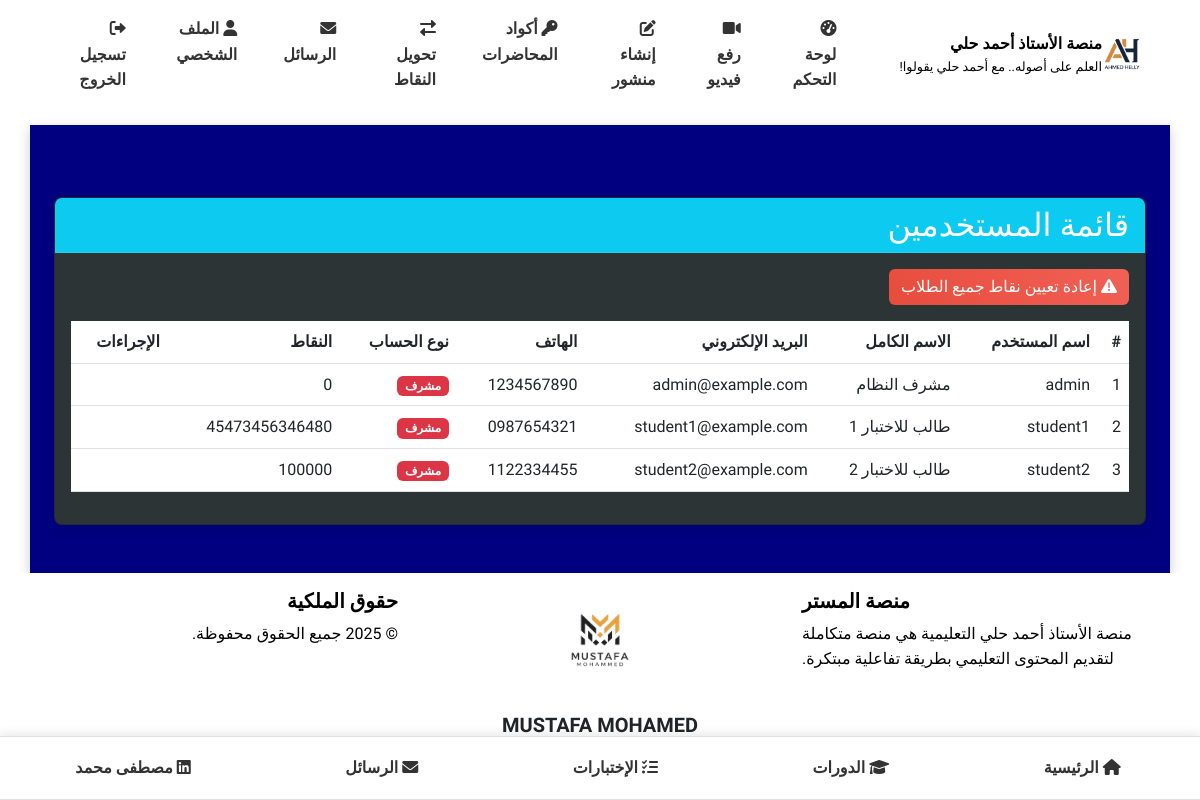
Page /admin/users_list (signed in) on the earlier database version.
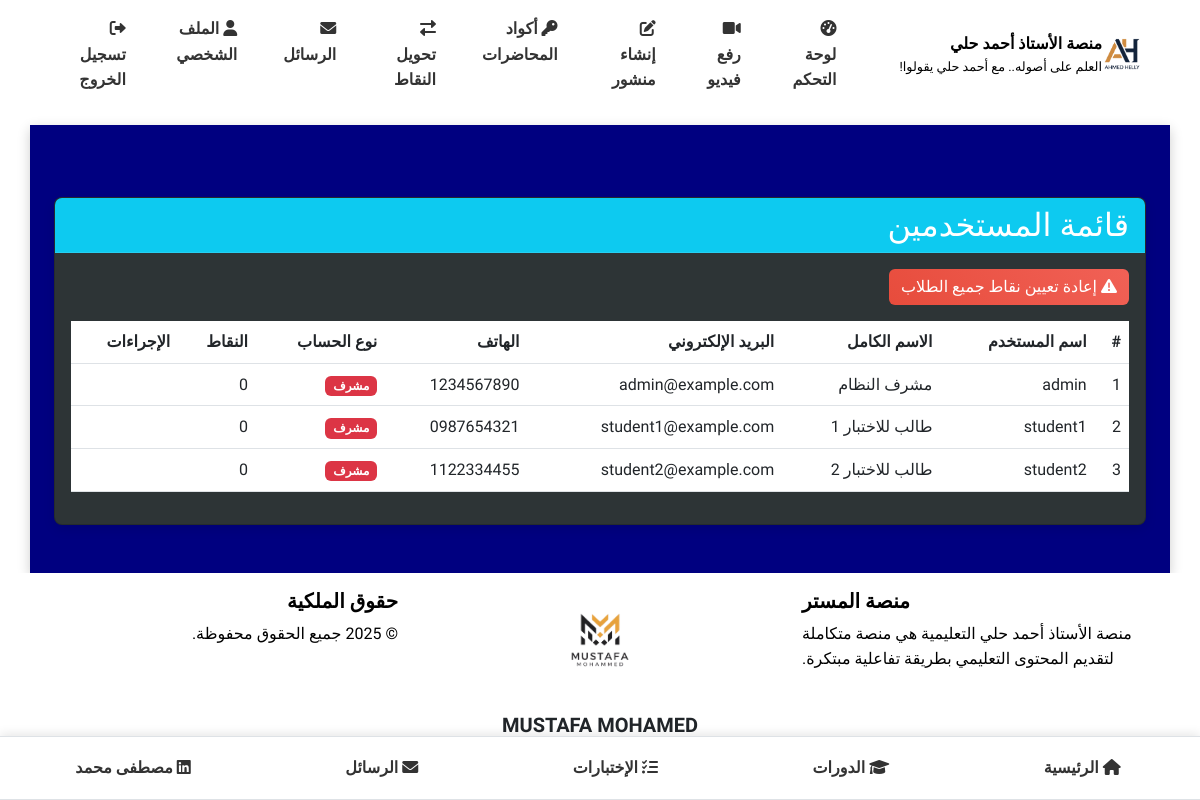
Same page on the later database version.
### models.py (models this page shows, shortened)
class User(UserMixin, db.Model):
    __tablename__ = 'users'
    id = db.Column(db.Integer, primary_key=True)
    username = db.Column(db.String(64), unique=True, nullable=False)
    full_name = db.Column(db.String(100), nullable=True)  # الاسم الثلاثي
    email = db.Column(db.String(100), nullable=True)  # البريد الإلكتروني للاستعادة
    phone = db.Column(db.String(20), nullable=True)   # رقم الهاتف للاستعادة
    password_hash = db.Column(db.String(256), nullable=False)
    role = db.Column(db.String(20), nullable=False)  # 'admin' or 'student'
    points = db.Column(db.Integer, default=0)  # نقاط المحفظة
    reset_token = db.Column(db.String(100), nullable=True)  # رمز استعادة كلمة المرور
    reset_token_expiry = db.Column(db.DateTime, nullable=True)  # تاريخ انتهاء صلاحية الرمز
    created_at = db.Column(db.DateTime, default=datetime.utcnow)  # تاريخ إنشاء الحساب
    videos = db.relationship('Video', backref='uploader', lazy='dynamic')
    comments = db.relationship('Comment', backref='author', lazy='dynamic')
    posts = db.relationship('Post', backref='author', lazy='dynamic')
    video_views = db.relationship('VideoView', backref='viewer', lazy='dynamic')
    def is_admin(self):
        return self.role == 'admin'

### routes.py (the view)
@admin_bp.route('/users_list')
@login_required
def users_list():
    if not current_user.is_admin():
        abort(403)
    users = User.query.all()
    print("\nقائمة المستخدمين:")
    print("================")
    for user in users:
        print(f"اسم المستخدم: {user.username}")
        print(f"الاسم الكامل: {user.full_name}")
        print(f"نوع المستخدم: {'مشرف' if user.role == 'admin' else 'طالب'}")
        print("----------------")
    return render_template('admin/users_list.html', users=users)

### app.py (called while the page is built)
    @login_manager.user_loader
    def load_user(user_id):
        return User.query.get(int(user_id))

### routes.py (called while the page is built)
@app.context_processor
def inject_now():
    return {'now': datetime.now()}

### templates/admin/users_list.html (shortened to what this page needs)
{% extends 'base.html' %}
{% block content %}
<div class="container mt-5 text-right">
    <div class="row">
        <div class="col-md-12">
            <div class="card mb-4">
                <div class="card-header bg-info text-white">
                    <h2 class="mb-0">قائمة المستخدمين</h2>
                </div>
                <div class="card-body">
                    <div class="mb-3">
                        <a href="{{ url_for('admin.reset_all_points') }}" class="btn btn-danger" onclick="return confirm('هل أنت متأكد من إعادة تعيين نقاط جميع الطلاب إلى صفر؟');">
                            <i class="fa fa-warning"></i> إعادة تعيين نقاط جميع الطلاب
                        </a>
                    </div>
                    <div class="table-responsive">
                        <table class="table table-hover">
                            <thead class="thead-light">
                                <tr>
                                    <th>#</th>
                                    <th>اسم المستخدم</th>
                                    <th>الاسم الكامل</th>
                                    <th>البريد الإلكتروني</th>
                                    <th>الهاتف</th>
                                    <th>نوع الحساب</th>
                                    <th>النقاط</th>
                                    <th>الإجراءات</th>
                                </tr>
                            </thead>
                            <tbody>
                                {% for user in users %}
                                <tr>
                                    <td>{{ loop.index }}</td>
                                    <td>{{ user.username }}</td>
                                    <td>{{ user.full_name }}</td>
                                    <td>{{ user.email or 'غير متوفر' }}</td>
                                    <td>{{ user.phone or 'غير متوفر' }}</td>
                                    <td>
                                        {% if user.is_admin %}
                                        <span class="badge bg-danger">مشرف</span>
                                        {% else %}
                                        <span class="badge bg-primary">طالب</span>
                                        {% endif %}
                                    </td>
                                    <td>{{ user.points }}</td>
                                    <td>
                                    </td>
                                </tr>
                                {% endfor %}
                            </tbody>
                        </table>
                    </div>
                </div>
            </div>
        </div>
    </div>
</div>
{% endblock %}

### templates/base.html (shortened to what this page needs)
<!DOCTYPE html>
<html lang="ar" data-bs-theme="light">
<head>
    <link rel="stylesheet" href="https://cdn.jsdelivr.net/npm/bootstrap@5.3.0/dist/css/bootstrap.min.css">
    <link rel="stylesheet" href="https://cdnjs.cloudflare.com/ajax/libs/font-awesome/6.0.0/css/all.min.css">
    <link rel="stylesheet" href="{{ url_for('static', filename='css/style.css') }}">
</head>
<body>
    <header>
        <nav class="navbar navbar-expand-lg bg-white-custom">
            <div class="container">
                <a class="navbar-brand" href="{{ url_for('main.index') }}" style="display: flex; align-items: center;">
                    <img src="{{ url_for('static', filename='img/ahmed-helly-logo.png') }}" alt="شعار الأستاذ أحمد حلي" height="40">
                    <div class="d-flex flex-column">
                        <span style="font-size: 1rem; color: #000; font-weight: bold;">منصة الأستاذ أحمد حلي</span>
                        <small class="d-none d-md-block" style="font-size: 0.8rem; color: #000;">العلم على أصوله.. مع أحمد حلي يقولوا!</small>
                    </div>
                </a>
                <div class="collapse navbar-collapse navbar-custom" id="navbarNav">
                    <ul class="navbar-nav">
                        {% if current_user.is_authenticated %}
                            {% if current_user.role == 'admin' %}
                                <li class="nav-item">
                                    <a class="nav-link {% if request.path.startswith('/admin/dashboard') %}active{% endif %}" href="{{ url_for('admin.dashboard') }}">
                                        <i class="fas fa-tachometer-alt"></i> لوحة التحكم
                                    </a>
                                </li>
                                <li class="nav-item">
                                    <a class="nav-link {% if request.path.startswith('/admin/upload_video') %}active{% endif %}" href="{{ url_for('admin.upload_video') }}">
                                        <i class="fas fa-video"></i> رفع فيديو
                                    </a>
                                </li>
                                <li class="nav-item">
                                    <a class="nav-link {% if request.path.startswith('/admin/create_post') %}active{% endif %}" href="{{ url_for('admin.create_post') }}">
                                        <i class="fas fa-edit"></i> إنشاء منشور
                                    </a>
                                </li>
                                <li class="nav-item">
                                    <a class="nav-link {% if request.path.startswith('/admin/lecture_codes') %}active{% endif %}" href="{{ url_for('admin.lecture_codes') }}">
                                        <i class="fas fa-key"></i> أكواد المحاضرات
                                    </a>
                                </li>
                                <li class="nav-item">
                                    <a class="nav-link {% if request.path.startswith('/admin/transfer_points') %}active{% endif %}" href="{{ url_for('admin.transfer_points') }}">
                                        <i class="fas fa-exchange-alt"></i> تحويل النقاط
                                    </a>
                                </li>
                            {% endif %}
                            <li class="nav-item">
                                <a class="nav-link {% if request.path.startswith('/messages') %}active{% endif %}" href="{{ url_for('main.messages') }}">
                                    <i class="fas fa-envelope"></i> الرسائل
                                    {% set unread_count = current_user.received_messages.filter_by(is_read=False).count() %}
                                </a>
                            </li>
                            <li class="nav-item">
                                <a class="nav-link {% if request.path.startswith('/profile') %}active{% endif %}" href="{{ url_for('main.profile') }}">
                                    <i class="fas fa-user"></i> الملف الشخصي
                                </a>
                            </li>
                            <li class="nav-item">
                                <a class="nav-link" href="{{ url_for('main.logout') }}">
                                    <i class="fas fa-sign-out-alt"></i> تسجيل الخروج
                                </a>
                            </li>
                        {% endif %}
                    </ul>
                </div>
            </div>
        </nav>
    </header>
    <main class="container py-4 bg-dark-custom">
        {% block content %}{% endblock %}
    </main>
    <footer class="mt-auto py-3 bg-white-custom">
        <div class="container">
            <div class="row">
                <div class="col-md-4 text-start mb-3 mb-md-0">
                    <h5 class="fw-bold">منصة المستر</h5>
                    <p>منصة الأستاذ أحمد حلي التعليمية هي منصة متكاملة لتقديم المحتوى التعليمي بطريقة تفاعلية مبتكرة.</p>
                </div>
                <div class="col-md-4 text-center mb-3 mb-md-0">
                    <div class="text-dark text-decoration-none">
                        <img src="{{ url_for('static', filename='img/mustafa-logo.png') }}" alt="شعار مصطفى محمد" class="footer-logo" width="100">
                        <a href="https://www.linkedin.com/in/mostafa-mohamed-409540336/" target="_blank" class="text-dark text-decoration-none">
                            <h5 class="mt-2 fw-bold">MUSTAFA MOHAMED</h5>
                        </a>
                        <p class="mt-1">تم التطوير بواسطة مصطفى محمد</p>
                    </div>
                </div>
                <div class="col-md-4 text-center text-md-end mb-3 mb-md-0">
                    <h5 class="fw-bold">حقوق الملكية</h5>
                    <p>&copy; {{ now.year }} جميع الحقوق محفوظة.</p>
                </div>
            </div>
        </div>
    </footer>
    <div class="bottom-links">
        <a href="{{ url_for('main.index') }}"><i class="fas fa-home me-1"></i> الرئيسية</a>
        <a href="#"><i class="fas fa-graduation-cap me-1"></i> الدورات</a>
        {% if current_user.is_authenticated %}
            {% if current_user.role == 'admin' %}
                <a href="{{ url_for('admin_tests.manage_tests') }}"><i class="fas fa-tasks me-1"></i> الإختبارات</a>
            {% else %}
                <a href="{{ url_for('student.available_tests') }}"><i class="fas fa-tasks me-1"></i> الإختبارات</a>
            {% endif %}
            <a href="{{ url_for('main.messages') }}"><i class="fas fa-envelope me-1"></i> الرسائل</a>
        {% else %}
            <a href="{{ url_for('main.login') }}"><i class="fas fa-tasks me-1"></i> الإختبارات</a>
            <a href="{{ url_for('main.login') }}"><i class="fas fa-envelope me-1"></i> الرسائل</a>
        {% endif %}
        <a href="https://www.linkedin.com/in/mostafa-mohamed-409540336/" target="_blank"><i class="fab fa-linkedin me-1"></i> مصطفى محمد</a>
    </div>
</body>
</html>

### static/css/style.css (style rules this page uses)
:root { --primary-color: #1a4c78; --primary-light: #2c6ca8; --primary-dark: #0f3251; --secondary-color: #27ae60; --secondary-light: #4cc482; --secondary-dark: #208e4e; --accent-color: #e67e22; --accent-light: #f4a261; --accent-dark: #c26620; --danger-color: #e74c3c; --text-light: #f8f9fa; --text-dark: #343a40; --bg-light: #ffffff; --bg-dark: #111111; --bg-card: #2d3436; --bg-card-dark: #222; --header-height: 80px; }
body { direction: rtl; text-align: right; font-family: 'Tajawal', 'Segoe UI', Tahoma, Geneva, Verdana, sans-serif; line-height: 1.6; color: #333; background-color: var(--bg-light); transition: background-color 0.3s ease; display: flex; flex-direction: column; min-height: 100vh; }
main { background-color: var(--bg-dark); color: var(--text-light); border-radius: 0; box-shadow: 0 4px 12px rgba(0,0,0,0.2); padding: 20px 0; flex: 1; }
header, footer { background-color: var(--bg-light); color: var(--text-dark); }
.navbar-custom .nav-link { color: var(--text-dark) !important; margin-right: 15px; padding: 8px 15px; border-radius: 5px; transition: all 0.3s ease; font-weight: bold; }
.bottom-links { display: flex; justify-content: center; flex-wrap: wrap; padding: 1rem 0; background-color: var(--bg-light); border-top: 1px solid #dee2e6; border-bottom: 1px solid #dee2e6; }
.bottom-links a { color: var(--text-dark); text-decoration: none; padding: 0.5rem 1rem; margin: 0 0.5rem; font-weight: 500; transition: all 0.3s ease; border-radius: 4px; }
.card { animation: fadeIn 0.6s ease-out; border-radius: 8px; overflow: hidden; box-shadow: 0 4px 12px rgba(0,0,0,0.1); transition: all 0.3s ease; background-color: var(--bg-card); color: var(--text-light); }
.card .card-header { background-color: var(--bg-card-dark); color: var(--text-light); border-bottom: 1px solid rgba(255,255,255,0.1); }
.btn { transition: all 0.3s ease; border-radius: 6px; font-weight: 500; }
.btn-danger { background: linear-gradient(45deg, var(--danger-color), #f16156); border: none; }
footer { background-color: var(--bg-light); color: var(--text-dark); padding: 2rem 0; }
.footer-logo { max-width: 120px; margin-bottom: 1rem; }
footer a { color: var(--text-dark); text-decoration: none; transition: all 0.3s ease; }
.navbar-brand img { max-height: 40px; }
.navbar-custom .nav-link { font-weight: bold; }

### templates/base.html (style rules this page uses)
body { font-family: 'Tajawal', sans-serif; }
.bg-white-custom { background-color: white !important; color: black !important; }
.bg-dark-custom { background-color: #000080 !important; color: white !important; }
.navbar-custom .nav-link { color: #333 !important; margin-left: 15px; font-weight: bold; }
.bottom-links { position: fixed; bottom: 0; left: 0; right: 0; background-color: #fff; display: flex; justify-content: space-around; padding: 10px 0; box-shadow: 0 -2px 10px rgba(0,0,0,0.1); z-index: 1000; }
.bottom-links a { color: #333; text-decoration: none; font-weight: bold; padding: 8px 12px; border-radius: 20px; transition: all 0.3s ease; }

Differences in the rows shown:
changed User "student1": points "45473456346480" → "0"
changed User "student2": points "100000" → "0"
